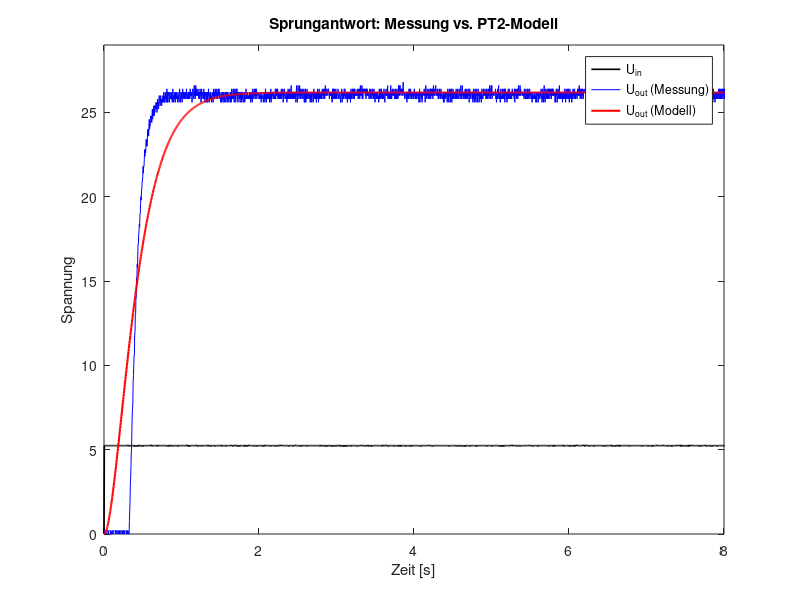

Reproduce this figure in MATLAB.
%% PT2 (überdämpft) Systemidentifikation - Messdaten measurement_data.mat

clear; clc; close all;

%% 1. Daten laden
load('measurement_data.mat');   % enthält 'raw_data_new'

t     = raw_data_new(:,1);
U_in  = raw_data_new(:,2);
U_out = raw_data_new(:,3);

%% 2. Sprunghöhe und Modellfunktion (PT2, überdämpft, T1 ≠ T2)
U_step = U_in(end) - U_in(1);   % ≈ 5.24

pt2_model = @(p, t) p(1) * U_step * ...
    (1 - (p(2)*exp(-t/p(2)) - p(3)*exp(-t/p(3))) ./ (p(2) - p(3) + eps));

%% 3. Fit mit lsqcurvefit
p0 = [5, 0.3, 0.1];   % Startwerte: K, T1, T2
p_opt = lsqcurvefit(pt2_model, p0, t, U_out, [0 0 0], [10 5 5]);

%% 4. Identifizierte Übertragungsfunktion
T = sort(p_opt(2:3), 'descend');
K = p_opt(1);

G_ident = tf(K, conv([T(1) 1], [T(2) 1]))

fprintf('K  = %.4f\n', K);
fprintf('T1 = %.4f s\n', T(1));
fprintf('T2 = %.4f s\n', T(2));

%% 5. Vergleich Messung vs. Modell
U_out_model = pt2_model(p_opt, t);

figure;
plot(t, U_in, 'k-', 'LineWidth', 1.2); hold on;
plot(t, U_out, 'b-', 'MarkerSize', 4);
plot(t, U_out_model, 'r-', 'LineWidth', 1.5);
xlim([0, 8]);
ylim([0, 29]);
legend('U_{in}', 'U_{out} (Messung)', 'U_{out} (Modell)', 'Location', 'best');
xlabel('Zeit [s]'); ylabel('Spannung');
title('Sprungantwort: Messung vs. PT2-Modell');
